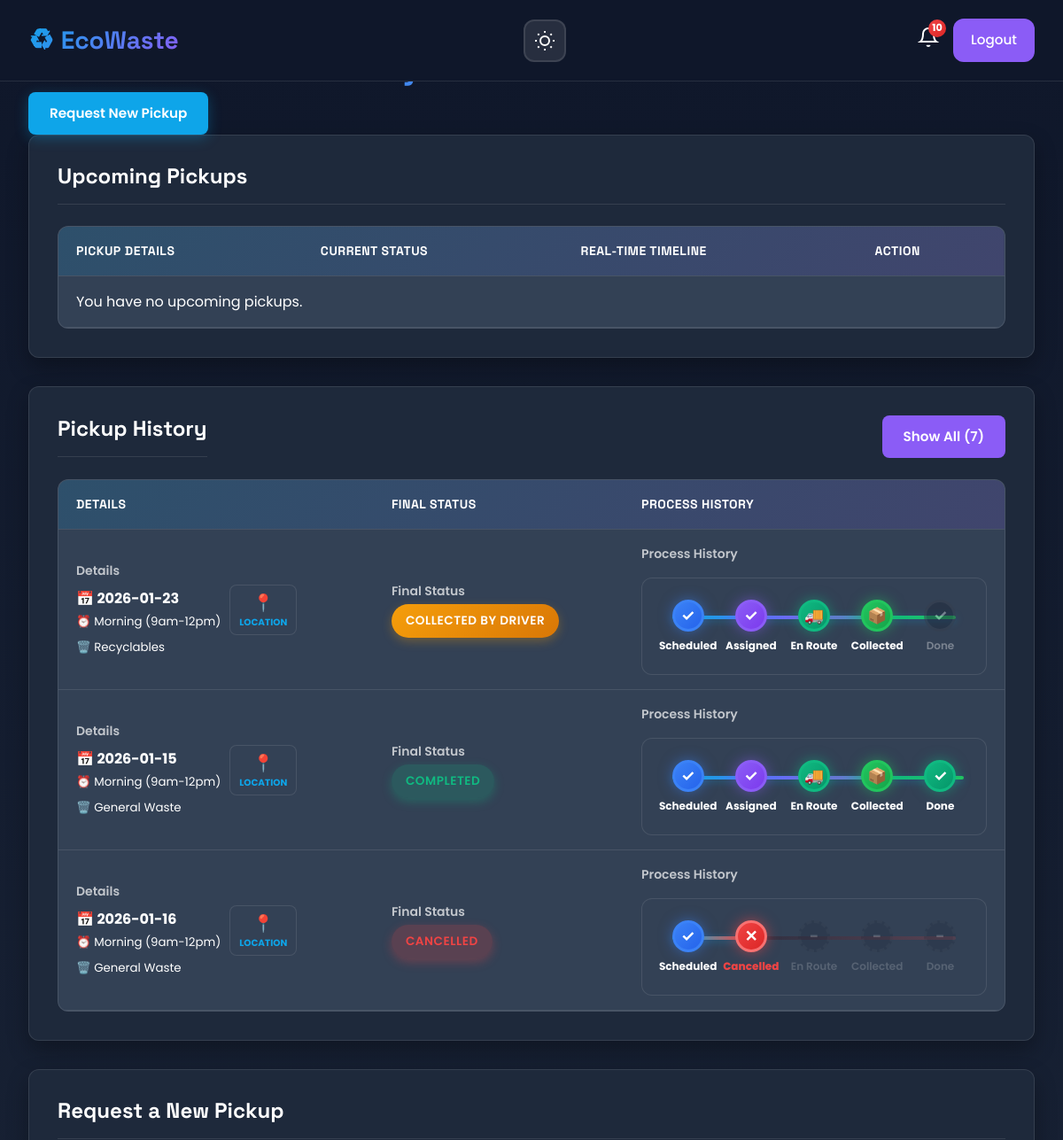
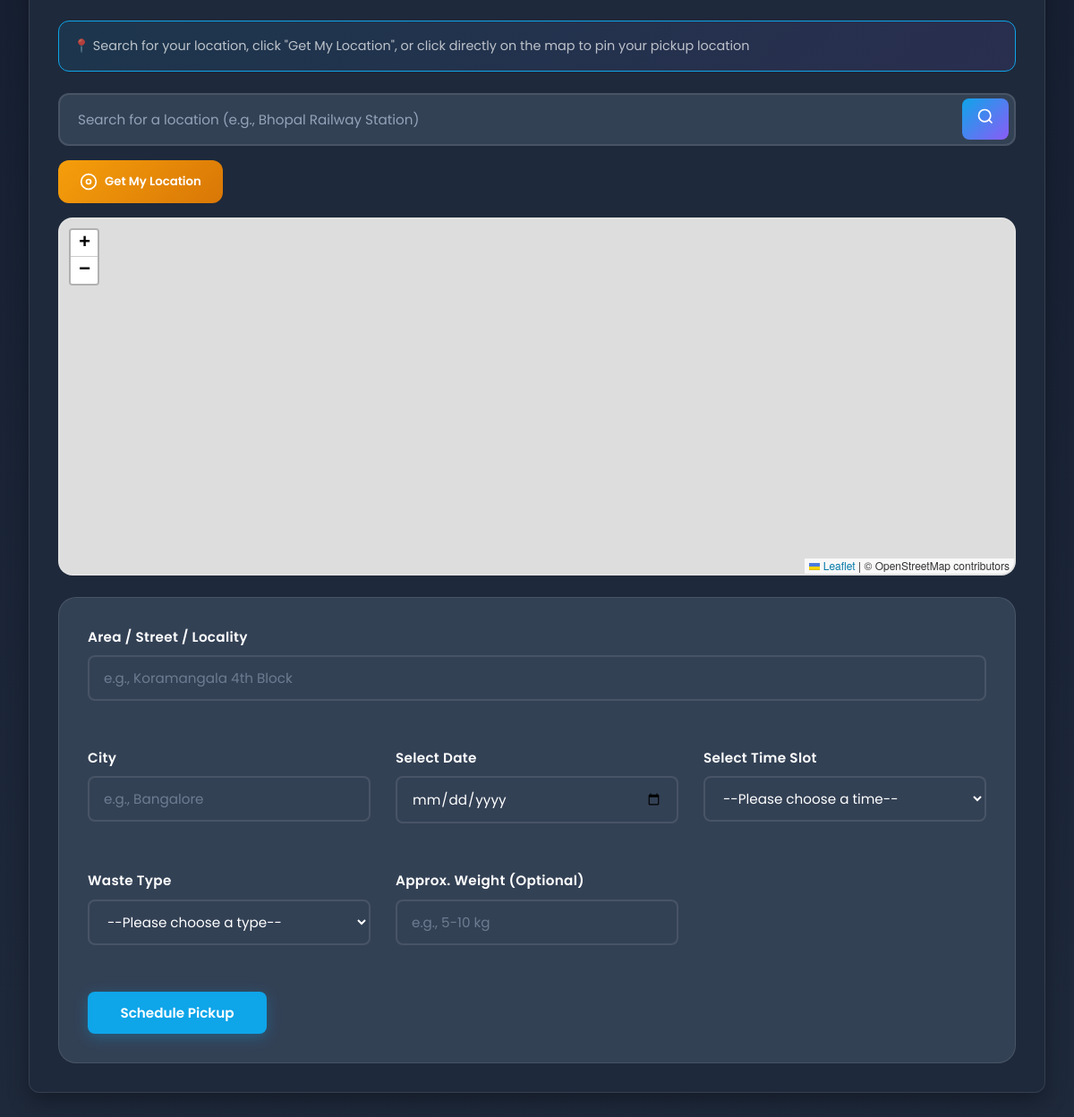
The page /dashboard.php (signed in) on the database its author committed (2 pictures, top to bottom).
### tables this page shows
CREATE TABLE `pickups` (
  `id` int(11) NOT NULL,
  `user_id` int(11) NOT NULL,
  `driver_id` int(11) DEFAULT NULL,
  `area` varchar(255) NOT NULL,
  `city` varchar(255) NOT NULL,
  `pickup_date` date NOT NULL,
  `time_slot` varchar(50) NOT NULL,
  `waste_type` varchar(100) NOT NULL,
  `latitude` decimal(10,8) DEFAULT NULL,
  `longitude` decimal(11,8) DEFAULT NULL,
  `status` varchar(50) NOT NULL DEFAULT 'Scheduled',
  `verification_code` varchar(4) DEFAULT NULL,
  `waste_image` varchar(255) DEFAULT NULL,
  `requested_at` timestamp NOT NULL DEFAULT current_timestamp(),
  `updated_at` timestamp NOT NULL DEFAULT current_timestamp() ON UPDATE current_timestamp()
);

### dashboard.php (the view, shortened to what the rows shown need)
<?php
require 'db.php';
$user_id = $_SESSION['user_id'];
$show_all_history = isset($_GET['show_all_history']) ? true : false;
$history_limit = $show_all_history ? "" : "LIMIT 3";
$history_sql = "SELECT id, pickup_date, time_slot, waste_type, status, driver_id, latitude, longitude FROM pickups
                WHERE user_id = ? AND status IN ('Completed', 'Cancelled', 'Collected', 'Collected by Driver')
                ORDER BY updated_at DESC $history_limit";
$stmt_history = $conn->prepare($history_sql);
$stmt_history->bind_param("i", $user_id);
$stmt_history->execute();
$history_result = $stmt_history->get_result();
?>
<!DOCTYPE html>
<html lang="en" data-theme="dark">
<head>
    <link rel="stylesheet" href="style.css?v=2">
    <link rel="stylesheet" href="dashboard-style.css?v=2">
    <link rel="stylesheet" href="admin-style.css?v=2">
    <link rel="stylesheet" href="theme.css?v=2">
    <link rel="stylesheet" href="https://unpkg.com/leaflet@1.9.4/dist/leaflet.css?v=2" />
</head>
<body>
    <main class="dashboard-main">
        <div class="container">
            <div class="dashboard-header">
                <h1>Welcome Back, <?= htmlspecialchars($_SESSION['user_name']) ?>!</h1>
            </div>
            <section class="dashboard-section">
                <h2>Upcoming Pickups</h2>
                <div class="table-container">
                    <table>
                        <thead>
                            <tr>
                                <th>Pickup Details</th>
                                <th>Current Status</th>
                                <th>Real-time Timeline</th>
                                <th>Action</th>
                            </tr>
                        </thead>
                    </table>
                </div>
            </section>
            <section id="history" class="dashboard-section">
    <div style="display: flex; justify-content: space-between; align-items: center; margin-bottom: 1.5rem;">
        <h2 style="margin: 0;">Pickup History</h2>
    </div>
    <div class="table-container">
                     <table>
                        <thead>
                            <tr>
                                <th>Details</th>
                                <th>Final Status</th>
                                <th>Process History</th>
                            </tr>
                        </thead>
                        <tbody>
                            <?php if ($history_result->num_rows > 0): ?>
                                <?php while($row = $history_result->fetch_assoc()): ?>
                                <tr>
                                    <td data-label="Details">
    <div style="display: flex; align-items: center; gap: 10px;">
        <div>
            <strong>📅 <?= htmlspecialchars($row['pickup_date']) ?></strong><br>
            <small>⏰ <?= htmlspecialchars($row['time_slot']) ?></small>
        </div>
        <?php if ($row['latitude'] && $row['longitude']): ?>
            <button onclick="showLocationModal(<?= $row['latitude'] ?>, <?= $row['longitude'] ?>)"
                    style="background: var(--bg-tertiary); border: 1px solid var(--border-color); border-radius: 8px; padding: 5px 10px; cursor: pointer; display: flex; flex-direction: column; align-items: center; transition: all 0.2s;">
                <span style="font-size: 1.2rem;">📍</span>
                <span style="font-size: 0.65rem; color: var(--primary); font-weight: bold; text-transform: uppercase;">Location</span>
            </button>
        <?php endif; ?>
    </div>
    <small>🗑️ <?= htmlspecialchars($row['waste_type']) ?></small>
</td>
                                    <td data-label="Final Status">
                                        <span class="status-badge status-<?= strtolower(str_replace(' ', '-', $row['status'])) ?>">
                                            <?= htmlspecialchars($row['status']) ?>
                                        </span>
                                    </td>
                                    <td data-label="Process History">
    <?php
        $isCancelled = ($row['status'] == 'Cancelled');
        $isCompleted = ($row['status'] == 'Completed');
        $isCollected = ($row['status'] == 'Collected' || $row['status'] == 'Completed');
        $cancelledAfterStep = ($row['driver_id']) ? 2 : 1;
        if ($isCompleted) {
            $progressPercent = 92.5;
        } elseif ($isCollected) {
            $progressPercent = 65;
        } elseif ($isCancelled) {
            $progressPercent = ($cancelledAfterStep * 25);
        } else {
            $progressPercent = 90;
        }
    ?>
    <div class="timeline-container">
        <div class="timeline <?= $isCancelled ? 'cancelled' : '' ?>">
            <div class="timeline-progress" style="width: <?= $progressPercent ?>%"></div>
            <div class="timeline-step completed">
                <div class="timeline-node">✓</div>
                <div class="timeline-label">Scheduled</div>
            </div>
            <?php if($isCancelled && $cancelledAfterStep == 1): ?>
                <div class="timeline-step cancelled-node">
                    <div class="timeline-node">✕</div>
                    <div class="timeline-label">Cancelled</div>
                </div>
            <?php else: ?>
                <div class="timeline-step completed">
                    <div class="timeline-node">✓</div>
                    <div class="timeline-label">Assigned</div>
                </div>
            <?php endif; ?>
            <?php if($isCancelled && $cancelledAfterStep == 2): ?>
                <div class="timeline-step cancelled-node">
                    <div class="timeline-node">✕</div>
                    <div class="timeline-label">Cancelled</div>
                </div>
            <?php elseif($isCancelled): ?>
                <div class="timeline-step skipped">
                    <div class="timeline-node">-</div>
                    <div class="timeline-label">En Route</div>
                </div>
            <?php else: ?>
                <div class="timeline-step completed">
                    <div class="timeline-node">🚚</div>
                    <div class="timeline-label">En Route</div>
                </div>
            <?php endif; ?>
            <?php if($isCancelled): ?>
                <div class="timeline-step skipped">
                    <div class="timeline-node">-</div>
                    <div class="timeline-label">Collected</div>
                </div>
            <?php else: ?>
                <div class="timeline-step completed">
                    <div class="timeline-node">📦</div>
                    <div class="timeline-label">Collected</div>
                </div>
            <?php endif; ?>
            <?php if($isCancelled): ?>
                <div class="timeline-step skipped">
                    <div class="timeline-node">-</div>
                    <div class="timeline-label">Done</div>
                </div>
            <?php elseif($isCompleted): ?>
                <div class="timeline-step completed">
                    <div class="timeline-node">✓</div>
                    <div class="timeline-label">Done</div>
                </div>
            <?php else: ?>
                <div class="timeline-step pending">
                    <div class="timeline-node">✓</div>
                    <div class="timeline-label">Done</div>
                </div>
            <?php endif; ?>
        </div>
    </div>
</td>
                                </tr>
                                <?php endwhile; ?>
                            <?php else: ?>
                                <tr><td colspan="3">No pickup history found.</td></tr>
                            <?php endif; ?>
                        </tbody>
                    </table>
                </div>
            </section>
            <section id="request-pickup" class="dashboard-section">
                <h2>Request a New Pickup</h2>
            </section>
        </div>
    </main>
</body>
</html>

### rows shown on the page
pickups: pickup_date "2026-01-23", time_slot "Morning (9am-12pm)", waste_type "Recyclables", status "COLLECTED BY DRIVER", shows "Assigned", shows "En Route", shows "Collected", shows "Done"
pickups: pickup_date "2026-01-15", time_slot "Morning (9am-12pm)", waste_type "General Waste", status "COMPLETED", shows "Assigned", shows "En Route", shows "Collected", shows "Done"
pickups: pickup_date "2026-01-16", time_slot "Morning (9am-12pm)", waste_type "General Waste", status "CANCELLED", $progressPercent 25 (drawn), shows "Cancelled", shows "En Route", shows "Collected", shows "Done"

### other values the page prints
$unread_count "10"
$total_history "7"
